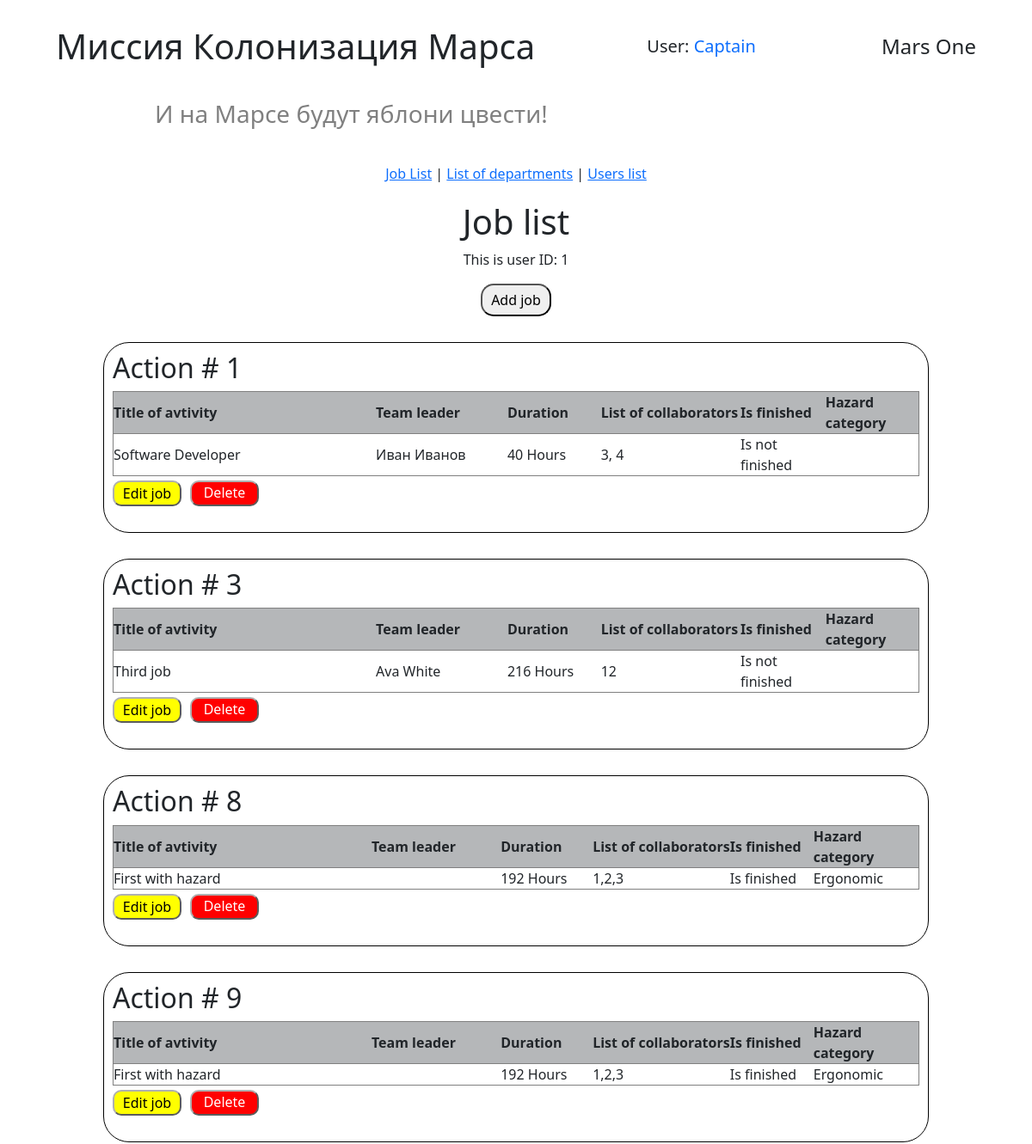
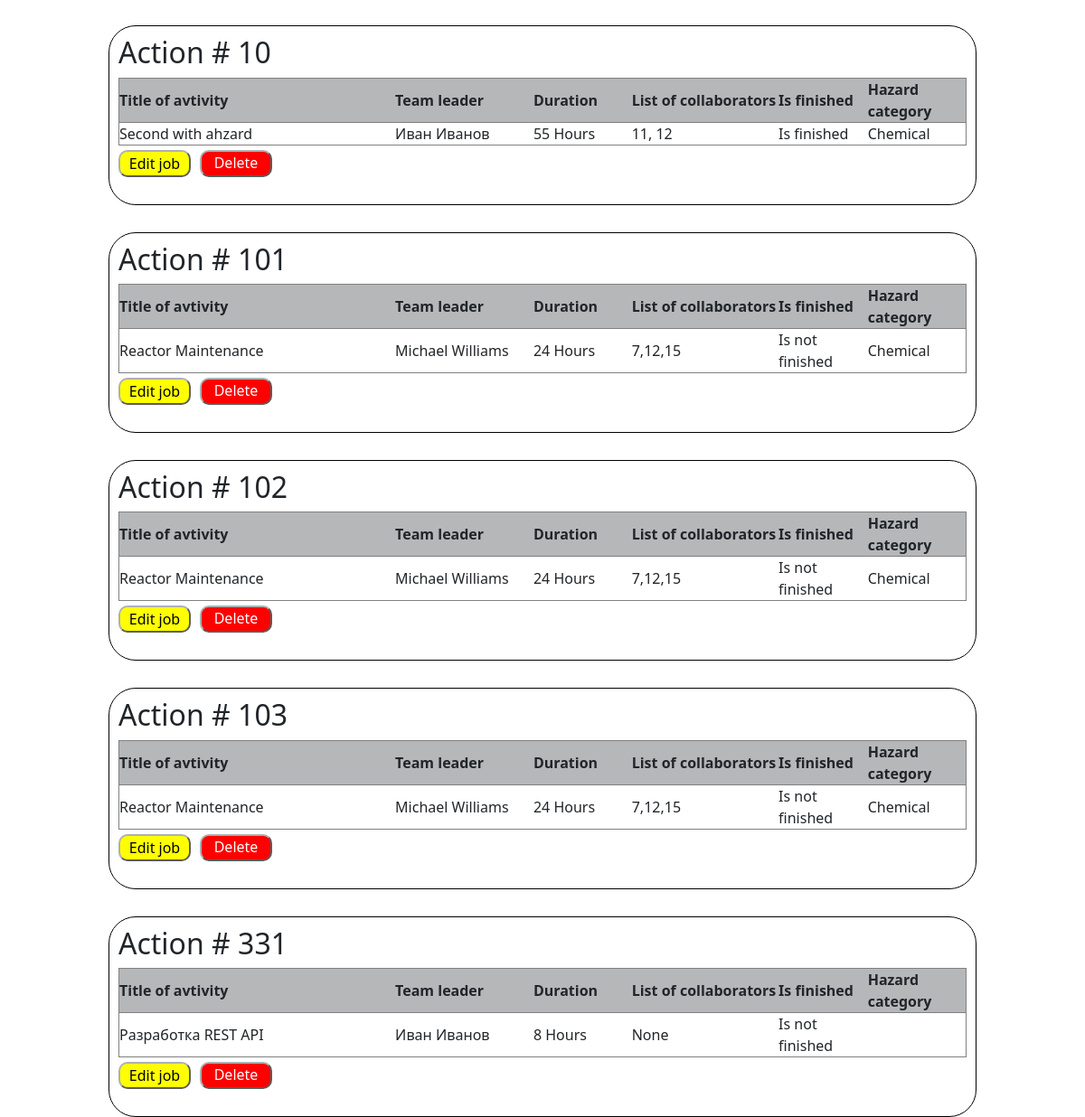
/jobs_list (signed in), run on the app's committed database (2 pictures, top to bottom).
### models/users.py (models this page shows, shortened)
class User(SqlAlchemyBase, UserMixin):
    __tablename__ = 'users'
    id = sqlalchemy.Column(sqlalchemy.Integer,
                           primary_key=True, autoincrement=True)
    name = sqlalchemy.Column(sqlalchemy.String, nullable=True)
    surname = sqlalchemy.Column(sqlalchemy.String, nullable=True)
    age = sqlalchemy.Column(sqlalchemy.String, nullable=True)
    email = sqlalchemy.Column(sqlalchemy.String,
                              index=True, unique=True, nullable=True)
    position = sqlalchemy.Column(sqlalchemy.String, nullable=True)
    speciality = sqlalchemy.Column(sqlalchemy.String, nullable=True)
    hashed_password = sqlalchemy.Column(sqlalchemy.String, nullable=True)
    modified_date = sqlalchemy.Column(sqlalchemy.DateTime,
                                     default=datetime.datetime.now)
    news = relationship("News", back_populates='user')

### models/jobs.py (models this page shows)
class Jobs(SqlAlchemyBase):
    __tablename__ = 'jobs'
    id = sqlalchemy.Column(sqlalchemy.Integer, primary_key=True,
                           autoincrement=True)
    author = sqlalchemy.Column(sqlalchemy.Integer,
                               ForeignKey('users.id'), nullable=False)
    team_leader = sqlalchemy.Column(sqlalchemy.Integer,
                                    ForeignKey('users.id'), nullable=False)
    job_title = sqlalchemy.Column(sqlalchemy.String, nullable=True)
    work_size = sqlalchemy.Column(sqlalchemy.Integer, nullable=False)
    collaborators = sqlalchemy.Column(sqlalchemy.String, nullable=True)
    start_date = sqlalchemy.Column(sqlalchemy.DateTime,
                                   default=datetime.datetime.now)
    end_date = sqlalchemy.Column(sqlalchemy.DateTime,
                                 default=datetime.datetime.now)
    is_finished = sqlalchemy.Column(sqlalchemy.Boolean, default=False)
    hazard_category = sqlalchemy.Column(sqlalchemy.Integer,
                                        ForeignKey('hazard_category.id'),
                                        nullable=True)
    team_leader_user = relationship("User", backref='team_leader_jobs',
                                    foreign_keys=[team_leader])
    author_user = relationship("User", backref='author_jobs',
                               foreign_keys=[author])
    hazard_category_rel = relationship("HazardCategory", back_populates="jobs")

### models/hazard_category.py (models this page shows)
class HazardCategory(SqlAlchemyBase):
    __tablename__ = 'hazard_category'
    id = sqlalchemy.Column(sqlalchemy.Integer, primary_key=True,
                           autoincrement=True)
    hazard_category_title = sqlalchemy.Column(sqlalchemy.String)
    jobs = relationship("Jobs", back_populates='hazard_category_rel')

### handlers/work_with_jobs.py (the view)
@work_with_jobs_bp.route('/jobs_list')
@login_required
def get_jobs_list():
    db_ss = db_session.create_session()
    jobs = db_ss.query(Jobs).all()
    current_user_id = current_user.id
    message = get_flashed_messages()
    return render_template('jobs.html', jobs=jobs,
                           current_user_id=current_user_id,
                           message=message)

### data/db_session.py (called while the page is built)
def create_session() -> Session:
    global __factory
    if __factory is None:
        raise Exception("Session factory is not initialized. Make sure to call global_init() first.")
    return __factory()

### main.py (called while the page is built)
@login_manager.user_loader
def load_user(user_id):
    db_sess = db_session.create_session()
    return db_sess.query(User).get(user_id)

### templates/jobs.html (shortened to what this page needs)
{% extends "base.html" %}
{% block styles %}
    <link rel="stylesheet" href="{{ url_for('static', filename='css/job_list.css')}}">
{% endblock %}
{% block content %}
<h1>Job list</h1>
<p>This is user ID: {{ current_user_id }}</p>
<button onclick="window.location.href='/create_job'" class="add_btn">Add job </button>
{% for job  in jobs %}
    <div class="action">
        <h2>Action # {{ job.id }} </h2>
        <table>
            <tr>
                <th width="200">Title of avtivity</th>
                <th width="100">Team leader</th>
                <th width="50">Duration</th>
                <th width="50">List of collaborators</th>
                <th width="50">Is finished</th>
                <th width="50">Hazard category</th>
            </tr>
            <tr>
                <td>{{ job.job_title }}</td>
                <td>{{ job.team_leader_user.name }} {{ job.team_leader_user.surname }}</td>
                <td>{{ job.work_size }} Hours</td>
                <td>{{ job.collaborators }}</td>
                {% if job.is_finished %}
                    <td>Is finished</td>
                {% else %}
                    <td>Is not finished</td>
                {% endif %}
                <td>{{ job.hazard_category_rel.hazard_category_title }}</td>
            </tr>
        </table>
        {% if job.author_user.id == current_user_id or current_user_id == 1 or job.team_leader == current_user_id %}
        <div class="buttons_block">
            <form action="{{ url_for('work_with_jobs.edit_job', job_id=job.id )}}" method="get">
                <button class="btn_for_edit" type="submit">Edit job</button>
            </form>
            <form action="{{ url_for('work_with_jobs.delete_job', job_id=job.id )}}" method="post">
                <button class="btn_for_delete" type="submit">Delete job</button>
            </form>
        </div>
        {% endif %}
    </div>
{% endfor %}
{% endblock %}

### templates/base.html (shortened to what this page needs)
<!DOCTYPE html>
<html lang="ru">
<head>
    <link rel="stylesheet"
    href="https://cdn.jsdelivr.net/npm/bootstrap@5.0.0-beta1/dist/css/bootstrap.min.css"
>
    <link rel="stylesheet" href="{{ url_for('static', filename='css/style.css')}}">
    {% block styles %}{% endblock %}
</head>
<body>
    <header>
        <h1>Миссия Колонизация Марса</h1>
        {% if current_user.is_authenticated %}
        <h5> User:
            <a class="navbar-brand" href="/logout">{{ current_user.name }}</a>
        </h5>
        {% else %}
            <div class="auth_buttons">
                <a class="btn btn-primary " href="/register">Зарегистрироваться</a>
                <a class="btn btn-success" href="/login">Войти</a>
            </div>
        {% endif %}
        <h4>Mars One</h4>
    </header>
    <h3 class="second_header_text">И на Марсе будут яблони цвести!</h3>
    <main>
        <nav>
            <a href="/jobs_list">Job List</a> |
            <a href="/list_of_departments">List of departments</a> |
            <a href="/user_list">Users list</a>
        </nav>
        {% block content %}{% endblock %}
    </main>
</body>
</html>

### static/css/style.css (style rules this page uses)
* { margin: 0px; padding: 0px; font-family: 'Segoe UI', Tahoma, Geneva, Verdana, sans-serif; }
header { display: flex; justify-content: space-around; align-items: center; margin-top: 30px; width: 100%; }
main { display: flex; flex-direction: column; align-items: center; height: 100vh; margin-top: 20px; }
nav { margin: 20px; }
.second_header_text { color: grey; margin-top: 30px; margin-left: 15vw; }
.add_btn { padding: 5px 10px; border-radius: 15px; }
.buttons_block { display: flex; justify-content: space-between; width: 230px; margin-top: 5px; }
.btn_for_edit, .btn_for_delete { border-radius: 10px; border-color: rgb(175, 176, 176); height: 30px; width: 80px; }
.btn_for_edit { background-color: yellow; }
.btn_for_delete { color: white; background-color: red; }

### static/css/job_list.css (style rules this page uses)
div.action { border: 1px solid rgb(0, 0, 0); padding: 10px; border-radius: 30px; margin-top: 30px; width: 80%; }
table { width: 100%; }
tr { border: 1px solid grey; }
th { background-color: rgb(181, 183, 185); }
.buttons_block { display: flex; justify-content: space-between; width: 170px; margin-top: 5px; }

### data on the page
User: name "Captain"
Jobs: id "1", job_title "Software Developer", team_leader_user.name "Иван", team_leader_user.surname "Иванов", work_size "40", collaborators "3, 4", is_finished "Is not finished"
Jobs: id "3", job_title "Third job", team_leader_user.name "Ava", team_leader_user.surname "White", work_size "216", collaborators "12", is_finished "Is not finished"
Jobs: id "8", job_title "First with hazard", work_size "192", collaborators "1,2,3", is_finished "Is finished", hazard_category_rel.hazard_category_title "Ergonomic"
Jobs: id "9", job_title "First with hazard", work_size "192", collaborators "1,2,3", is_finished "Is finished", hazard_category_rel.hazard_category_title "Ergonomic"
Jobs: id "10", job_title "Second with ahzard", team_leader_user.name "Иван", team_leader_user.surname "Иванов", work_size "55", collaborators "11, 12", is_finished "Is finished", hazard_category_rel.hazard_category_title "Chemical"
Jobs: id "101", job_title "Reactor Maintenance", team_leader_user.name "Michael", team_leader_user.surname "Williams", work_size "24", collaborators "7,12,15", is_finished "Is not finished", hazard_category_rel.hazard_category_title "Chemical"
Jobs: id "102", job_title "Reactor Maintenance", team_leader_user.name "Michael", team_leader_user.surname "Williams", work_size "24", collaborators "7,12,15", is_finished "Is not finished", hazard_category_rel.hazard_category_title "Chemical"
Jobs: id "103", job_title "Reactor Maintenance", team_leader_user.name "Michael", team_leader_user.surname "Williams", work_size "24", collaborators "7,12,15", is_finished "Is not finished", hazard_category_rel.hazard_category_title "Chemical"
Jobs: id "331", job_title "Разработка REST API", team_leader_user.name "Иван", team_leader_user.surname "Иванов", work_size "8", collaborators "None", is_finished "Is not finished"

### other printed values
{{ current_user_id }} "1"
